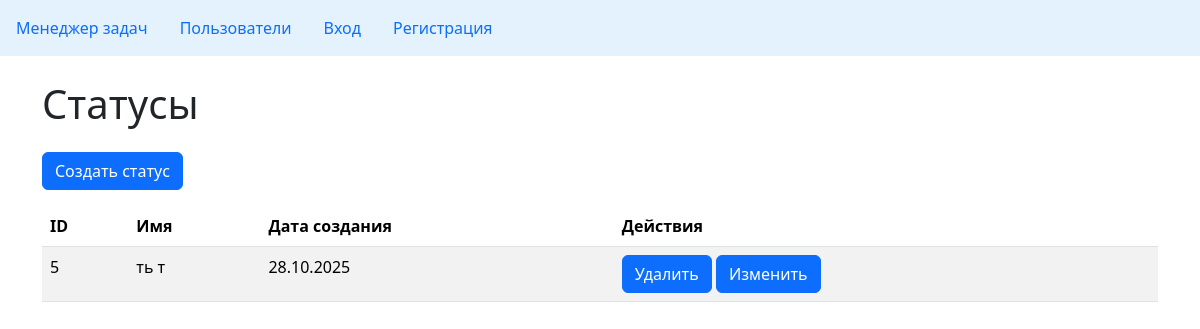
Before: /statuses/ with the older database file.
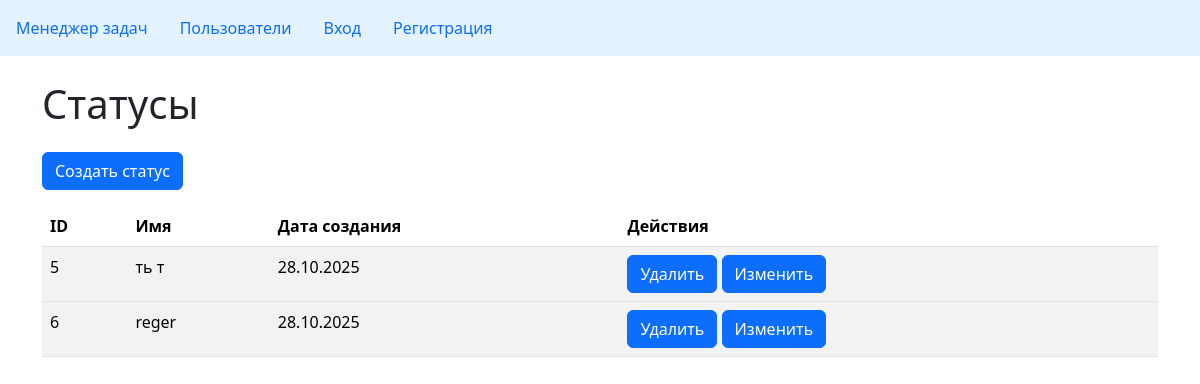
After: the same page with the newer database file.
### task_manager/statuses/models.py (models this page shows, shortened)
class Status(models.Model):
    name = models.CharField(max_length=100,unique=True)
    created_at = models.DateTimeField(auto_now_add=True)
    class Meta:
        ordering = ['id']

### task_manager/statuses/views.py (the view)
# urls.py: path('', ViewStatus.as_view(), name='statuses'),
class ViewStatus(ListView):
    model = Status
    template_name = 'statuses/status.html'
    context_object_name = 'statuses'

### task_manager/templates/statuses/status.html
{% extends "base.html" %}
{% block content %}
<h1>Статусы</h1>
<a class="btn btn-primary w-10 mt-3" href="{% url 'create' %}">Создать статус</a>
<table class="table table-striped mt-3">
    <thead>
    <tr>
        <th>ID</th>
        <th>Имя</th>
        <th>Дата создания</th>
        <th>Действия</th>
    </tr>
    </thead>
    <tbody>
    {% for status in statuses %}
    <tr>
        <td>{{ status.id }}</td>
        <td>{{ status.name }}</td>
        <td>{{ status.created_at|date:"d.m.Y" }}</td>
        <td class="">
            <a class="btn btn-primary" href="{% url 'delete' status.id%}" role="button">Удалить</a>
            <a class="btn btn-primary" href="{% url 'update' status.id %}" role="button">Изменить</a>
        </td>
    </tr>
    </tbody>
    {% endfor %}
</table>
{% endblock %}

### task_manager/templates/base.html (shortened to what this page needs)
{% load django_bootstrap5 %}
<!DOCTYPE html>
<html lang="ru">
<head>
  {% bootstrap_css %}
</head>
<body >
<nav class="navbar" style="background-color: #e3f2fd;" data-bs-theme="light">
  <ul class="nav justify-content-end">
    <li class="nav-item">
      <a class="nav-link active" aria-current="page" href="{% url 'index' %}">Менеджер задач</a>
    </li>
    <li class="nav-item">
      <a class="nav-link" href="{% url 'users' %}">Пользователи</a>
    </li>
    {% if user.is_authenticated %}
    <li class="nav-item">
      <a class="nav-link" href="{% url 'statuses' %}">Статусы</a>
    </li>
     <li class="nav-item">
      <a class="nav-link" href="{% url 'labels' %}">Метки</a>
    </li>
    <li class="nav-item">
      <a class="nav-link" href="{% url 'tasks' %}">Задачи</a>
    </li>
     <li class="nav-item">
      <a class="nav-link" href="{% url 'logout' %}">Выход</a>
    </li>
    {% else %}
    <li class="nav-item">
      <a class="nav-link" href="{% url 'login' %}">Вход</a>
    </li>
    <li class="nav-item">
      <a class="nav-link" href="{% url 'create' %}">Регистрация</a>
    </li>
    {% endif %}
  </ul>
</nav>
<div class="container mt-4">
  {% block content %}
  {% endblock %}
</div>
</body>
</html>

Changed rows visible on the page:
added Status: id "6", name "reger", created_at "28.10.2025"
